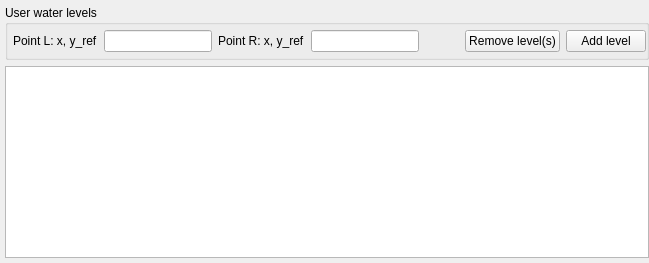
               <widget class="QWidget" name="tab_24">
                <attribute name="title">
                 <string>Water levels</string>
                </attribute>
                <layout class="QVBoxLayout" name="verticalLayout_29">
                 <property name="leftMargin">
                  <number>5</number>
                 </property>
                 <property name="topMargin">
                  <number>5</number>
                 </property>
                 <property name="rightMargin">
                  <number>0</number>
                 </property>
                 <property name="bottomMargin">
                  <number>5</number>
                 </property>
                 <item>
                  <widget class="QGroupBox" name="groupBox_15">
                   <property name="title">
                    <string>User water levels</string>
                   </property>
                   <layout class="QGridLayout" name="gridLayout_12">
                    <property name="leftMargin">
                     <number>5</number>
                    </property>
                    <property name="topMargin">
                     <number>5</number>
                    </property>
                    <property name="rightMargin">
                     <number>0</number>
                    </property>
                    <property name="bottomMargin">
                     <number>5</number>
                    </property>
                    <item row="0" column="5">
                     <widget class="QPushButton" name="pushButton_27">
                      <property name="text">
                       <string>Remove level(s)</string>
                      </property>
                     </widget>
                    </item>
                    <item row="0" column="6">
                     <widget class="QPushButton" name="pushButton_26">
                      <property name="text">
                       <string>Add level</string>
                      </property>
                     </widget>
                    </item>
                    <item row="0" column="1">
                     <widget class="QLineEdit" name="lineEdit_38">
                      <property name="sizePolicy">
                       <sizepolicy hsizetype="Preferred" vsizetype="Fixed">
                        <horstretch>0</horstretch>
                        <verstretch>0</verstretch>
                       </sizepolicy>
                      </property>
                     </widget>
                    </item>
                    <item row="0" column="2">
                     <widget class="QLabel" name="label_47">
                      <property name="text">
                       <string>Point R: x, y_ref</string>
                      </property>
                     </widget>
                    </item>
                    <item row="0" column="3">
                     <widget class="QLineEdit" name="lineEdit_39">
                      <property name="sizePolicy">
                       <sizepolicy hsizetype="Preferred" vsizetype="Fixed">
                        <horstretch>0</horstretch>
                        <verstretch>0</verstretch>
                       </sizepolicy>
                      </property>
                     </widget>
                    </item>
                    <item row="0" column="0">
                     <widget class="QLabel" name="label_46">
                      <property name="text">
                       <string>Point L: x, y_ref</string>
                      </property>
                     </widget>
                    </item>
                    <item row="0" column="4">
                     <spacer name="horizontalSpacer_29">
                      <property name="orientation">
                       <enum>Qt::Horizontal</enum>
                      </property>
                      <property name="sizeHint" stdset="0">
                       <size>
                        <width>40</width>
                        <height>20</height>
                       </size>
                      </property>
                     </spacer>
                    </item>
                   </layout>
                  </widget>
                 </item>
                 <item>
                  <widget class="QTableWidget" name="tableWidget_28">
                   <attribute name="horizontalHeaderDefaultSectionSize">
                    <number>120</number>
                   </attribute>
                  </widget>
                 </item>
                </layout>
               </widget>
